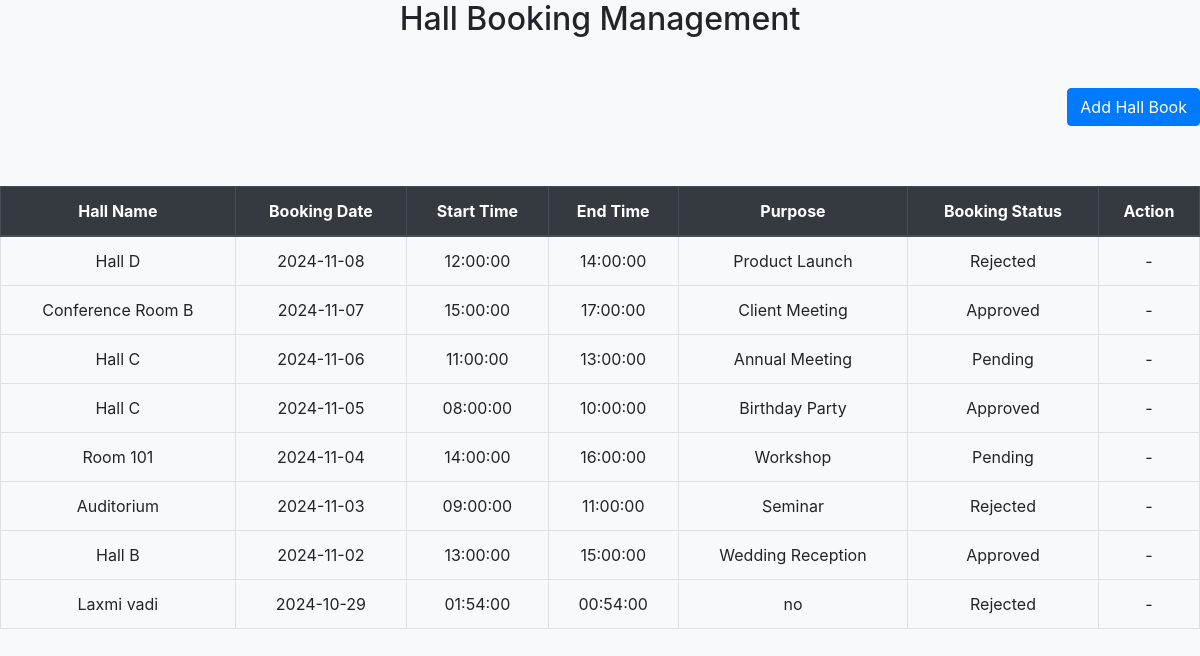
The app's page /hallBooking.php (signed in) with its own data.
### tables this page shows
CREATE TABLE `tblhallbooking` (
  `booking_id` int(11) NOT NULL,
  `user_id` int(11) NOT NULL,
  `hall_name` varchar(100) NOT NULL,
  `booking_date` date NOT NULL,
  `booking_time` time NOT NULL,
  `end_time` time NOT NULL,
  `purpose` text NOT NULL,
  `payment_amount` decimal(10,2) NOT NULL,
  `payment_status` enum('Pending','Completed','Cancelled') NOT NULL DEFAULT 'Pending',
  `booking_status` enum('Pending','Approved','Rejected') NOT NULL DEFAULT 'Pending',
  `created_at` timestamp NOT NULL DEFAULT current_timestamp(),
  `read_status` int(11) NOT NULL
);

### hallBooking.php (the view, shortened to what this page needs)
<?php
require 'dbFile/database.php';
$username = $_SESSION['username'];
$sqlUser = "SELECT user_role FROM tblUser WHERE username = '$username'";
$resultUser = mysqli_query($conn, $sqlUser);
$userData = mysqli_fetch_assoc($resultUser);
$userRole = $userData['user_role'];
?>
<!DOCTYPE html>
<html lang="en">
<head>
    <link href="https://stackpath.bootstrapcdn.com/bootstrap/4.5.2/css/bootstrap.min.css" rel="stylesheet">
</head>
<body>
<div class="containerHB">
    <h2>Hall Booking Management</h2>
    <div class="hallbook-container">
        <form method="post">
            <input type="submit" class="btn btn-primary" name="btnHallBook" value="Add Hall Book" formaction="hallBookingApp.php">
        </form>
    </div>
    <div class="table-responsive">
        <?php
        $sql = "SELECT * FROM tblHallBooking ORDER BY booking_date DESC";
        $result = mysqli_query($conn, $sql);
        if ($result) {
            if (mysqli_num_rows($result) > 0) {
                echo "<table class='table table-bordered'>";
                echo "<thead class='thead-dark'>
                    <tr>
                        <th>Hall Name</th>
                        <th>Booking Date</th>
                        <th>Start Time</th>
                        <th>End Time</th>
                        <th>Purpose</th>
                        <th>Booking Status</th>
                        <th>Action</th>
                    </tr>
                </thead>";
                echo "<tbody>";
                while ($row = mysqli_fetch_assoc($result)) {
                    echo "<tr>";
                    echo "<td>" . htmlspecialchars($row['hall_name']) . "</td>";
                    echo "<td>" . htmlspecialchars($row['booking_date']) . "</td>";
                    echo "<td>" . htmlspecialchars($row['booking_time']) . "</td>";
                    echo "<td>" . htmlspecialchars($row['end_time']) . "</td>";
                    echo "<td>" . htmlspecialchars($row['purpose']) . "</td>";
                    echo "<td>" . htmlspecialchars($row['booking_status']) . "</td>";
                    echo "<td class='action-btns'>";
                    if ($userRole == 'secretary' && $row['booking_status'] === 'Pending') {
                        echo '<a href="bookingStatus.php?booking_id=' . htmlspecialchars($row['booking_id']) . '&action=approve" class="approve-btn">Approve</a> |
                        <a href="bookingStatus.php?booking_id=' . htmlspecialchars($row['booking_id']) . '&action=deny" class="deny-btn">Deny</a>';
                    } else {
                        echo '-';
                    }
                    echo "</td>";
                    echo "</tr>";
                }
                echo "</tbody>";
                echo "</table>";
            } else {
                echo "<p>No bookings found.</p>";
            }
        } else {
            echo "<p>Error fetching data: " . mysqli_error($conn) . "</p>";
        }
        ?>
    </div>
</div>
</body>
</html>

### hallBooking.php (style rules this page uses)
body { background-color: #f8f9fa; }
h2 { text-align: center; margin-bottom: 30px; }
.btn-primary { margin-top: 20px; margin-bottom: 20px; }
table { width: 100%; margin-top: 20px; }
table th, table td { text-align: center; padding: 10px; }
.hallbook-container { text-align: right; margin-bottom: 20px; }
table th { background-color: #007bff; color: white; }

### records on screen
tblhallbooking: hall_name "Hall D", booking_date "2024-11-08", booking_time "12:00:00", end_time "14:00:00", purpose "Product Launch", booking_status "Rejected"
tblhallbooking: hall_name "Conference Room B", booking_date "2024-11-07", booking_time "15:00:00", end_time "17:00:00", purpose "Client Meeting", booking_status "Approved"
tblhallbooking: hall_name "Hall C", booking_date "2024-11-06", booking_time "11:00:00", end_time "13:00:00", purpose "Annual Meeting", booking_status "Pending"
tblhallbooking: hall_name "Hall C", booking_date "2024-11-05", booking_time "08:00:00", end_time "10:00:00", purpose "Birthday Party", booking_status "Approved"
tblhallbooking: hall_name "Room 101", booking_date "2024-11-04", booking_time "14:00:00", end_time "16:00:00", purpose "Workshop", booking_status "Pending"
tblhallbooking: hall_name "Auditorium", booking_date "2024-11-03", booking_time "09:00:00", end_time "11:00:00", purpose "Seminar", booking_status "Rejected"
tblhallbooking: hall_name "Hall B", booking_date "2024-11-02", booking_time "13:00:00", end_time "15:00:00", purpose "Wedding Reception", booking_status "Approved"
tblhallbooking: hall_name "Laxmi vadi", booking_date "2024-10-29", booking_time "01:54:00", end_time "00:54:00", purpose "no", booking_status "Rejected"
